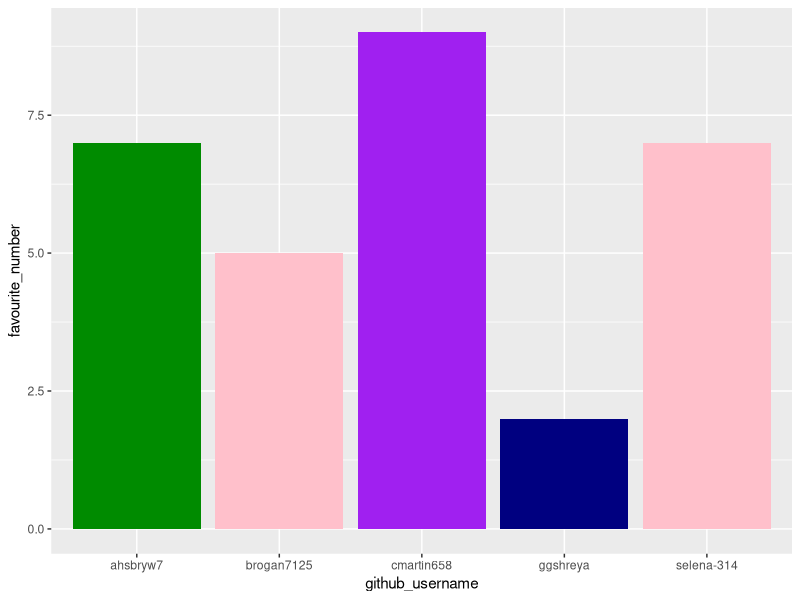
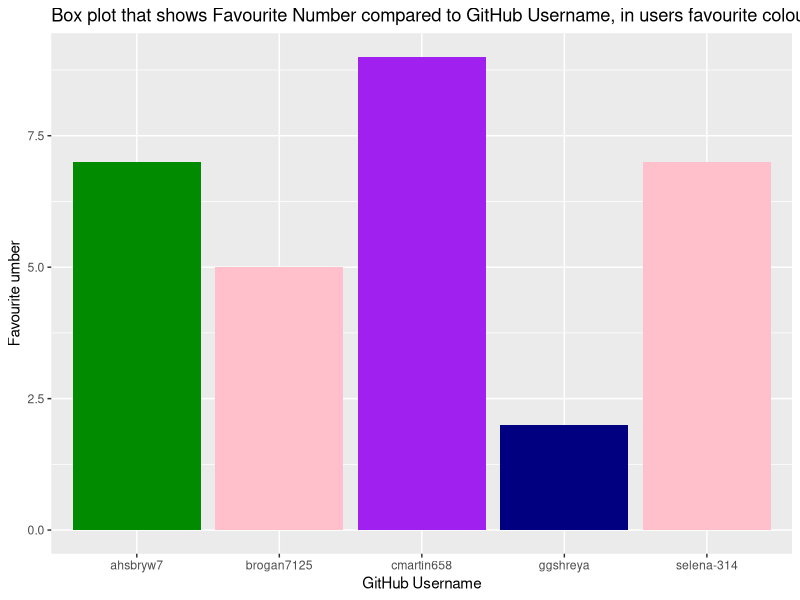
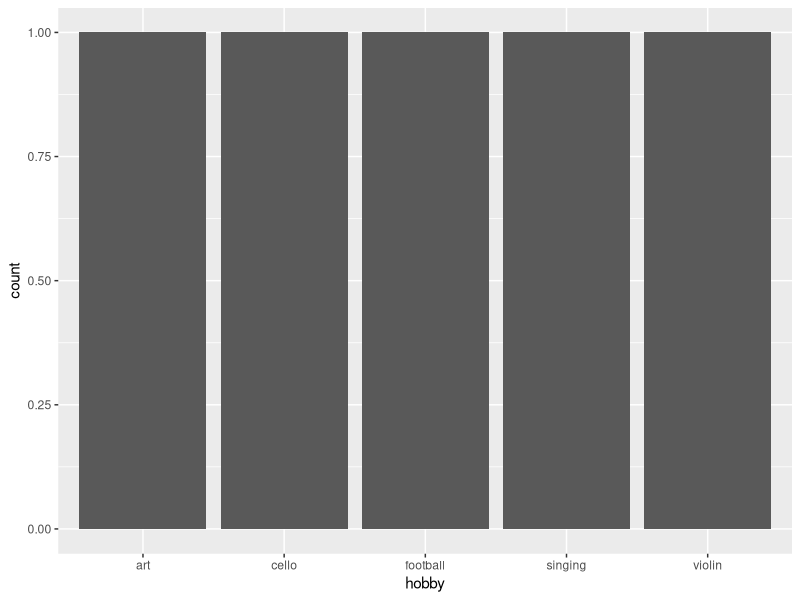

Reproduce these figures in R, in order.
## ---- chunk 1
library(tidyverse) 
## ---- chunk 2
team_data <- tibble(
  name = c("Carla", "Ash", "Selena", "Shreya" ,"Brogan"),
  github_username = c("cmartin658" ,"ahsbryw7", "selena-314", "ggshreya", "brogan7125"), 
  colour = c("purple", "green4", "pink", 
             "navyblue" , "pink"),
  hobby = c("football", "art", "violin", 
            "cello", "singing"),
  favourite_number = c(9, 7, 7, 2 , 5)
)
team_data
## ---- chunk 3
p1 <- ggplot(data = team_data, 
             mapping = aes(x = github_username, 
                           y = favourite_number,
                           fill = colour), 
             ) +
   geom_col() +
   scale_fill_identity()
p1
## ---- chunk 4
p1 + labs(x = "GitHub Username", 
          y = "Favourite umber",
          title = "Box plot that shows Favourite Number compared to GitHub Username, in users favourite colour.")
## ---- chunk 5
p2 <- ggplot(team_data, aes(x = hobby)) +
  geom_bar()
p2
